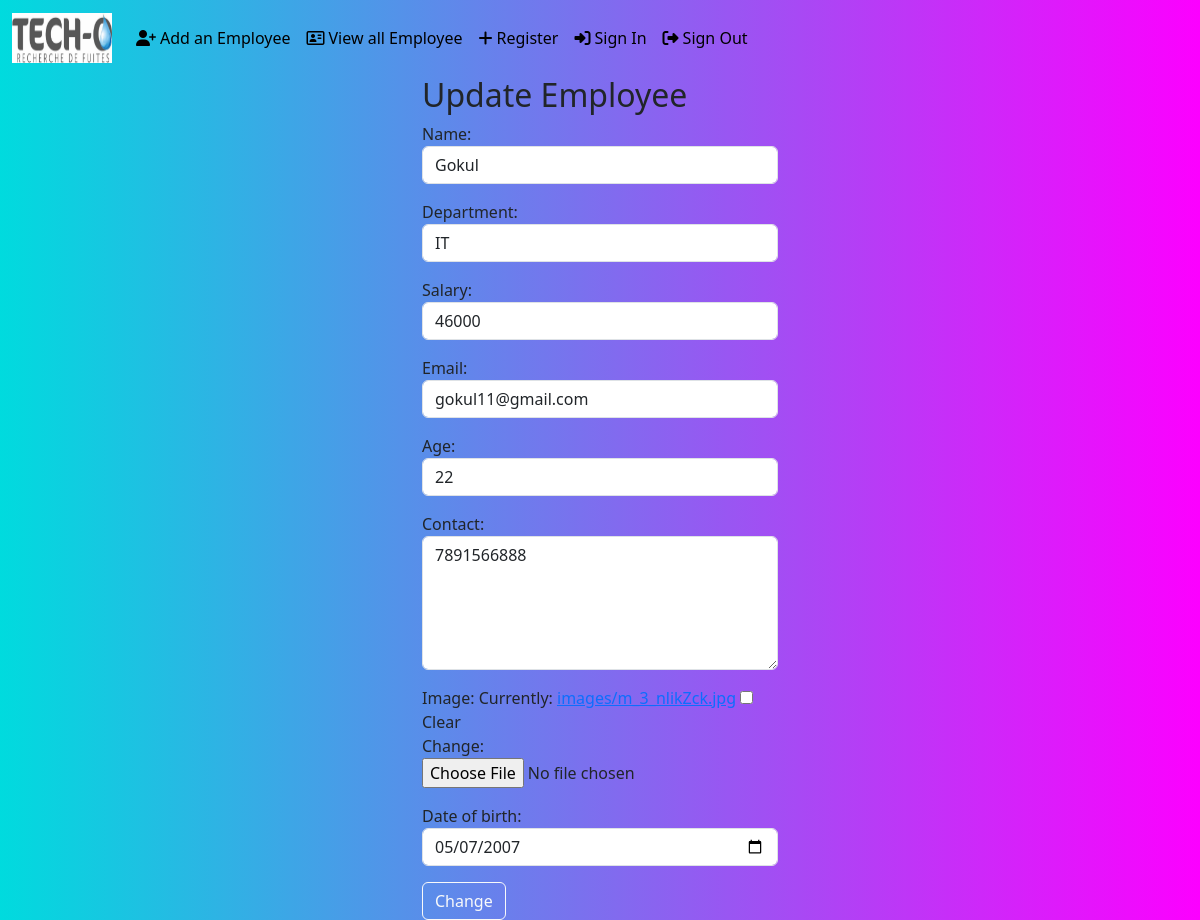
Page /employees/20/change (signed in) on the committed database.
### crm/models.py (models this page shows, shortened)
class Employees(models.Model):
    name=models.CharField(max_length=100)
    department=models.CharField(max_length=100) #for Charfield, max_length is needed
    salary=models.PositiveIntegerField()
    email=models.EmailField(unique=True)  #unique=True means same email cannot be used for other ids
    age=models.PositiveIntegerField()
    contact=models.CharField(null=True,max_length=10)
    image=models.ImageField(upload_to='images',null=True,blank=True) #null for database,blank=True for form,i.e. form will accept without picture
    date_of_birth=models.DateField(null=True,blank=True)

### crm/views.py (the view, shortened to what this page needs)
# urls.py: path('employees/<int:pk>/change',EmployeeUpdateView.as_view(),name='emp_change'),
@method_decorator(signin_required,name='dispatch')
class EmployeeUpdateView(View):
    def get(self,request,*args,**kwargs):
        id=kwargs.get('pk')
        obj=Employees.objects.get(id=id)
        form=EmployeeModelForm(instance=obj) #'instance=' means intilising,alreay fill the form with matching data from database,instance only works with modelform, can be used for other forms
        return render(request,'emp_edit.html',{'form':form})

### crm/forms.py
class EmployeeModelForm(ModelForm): #all fields from model get automatically populated here instead of creating every new form field
    class Meta:
        model=Employees   #our model, database name
        fields='__all__'    #all fields ['name','department...]
        widgets={
            'name':TextInput(attrs={'class':'form-control'}),
            'department':TextInput(attrs={'class':'form-control'}),
            'salary':NumberInput(attrs={'class':'form-control'}),
            'email':EmailInput(attrs={'class':'form-control'}),
            'age':NumberInput(attrs={'class':'form-control'}),
            'contact':Textarea(attrs={'class':'form-control','rows':5}),
            'date_of_birth':DateInput(attrs={'class':'form-control','type':'date'})
        }

### crm/views.py (called while the page is built)
def signin_required(fn): #fn=get or post
    def wrapper(request,*args,**kwargs):
        if not request.user.is_authenticated:  #not works opposite, true become false, false become true
            messages.error(request,'Invalid session,please sign in')
            return redirect('signin')
        else:
            return fn(request,*args,**kwargs)  #fn=get/post
    return wrapper

### crm/templates/emp_edit.html (shortened to what this page needs)
{%extends 'base.html'%}
{%block body_block%}
<div class="container">
    <div class="row">
        <div class="col-4"></div>
        <div class="col-4">
            <h2>Update Employee</h2>
            <form action="" method="post" enctype="multipart/form-data">
                {{form.as_p}}
            <button type="submit" class="btn btn-outline-light">Change</button>
            </form>
            </div>
        </div>
    </div>
{%endblock%}

### crm/templates/base.html (style rules this page uses)
body { background-color: #00DBDE; background-image: linear-gradient(90deg, #00DBDE 0%, #FC00FF 100%); }

### rows in the picture
Employees: name "Gokul", department "IT", salary "46000", email "gokul11@gmail.com", age "22", contact "7891566888", date_of_birth "05/07/2007"
